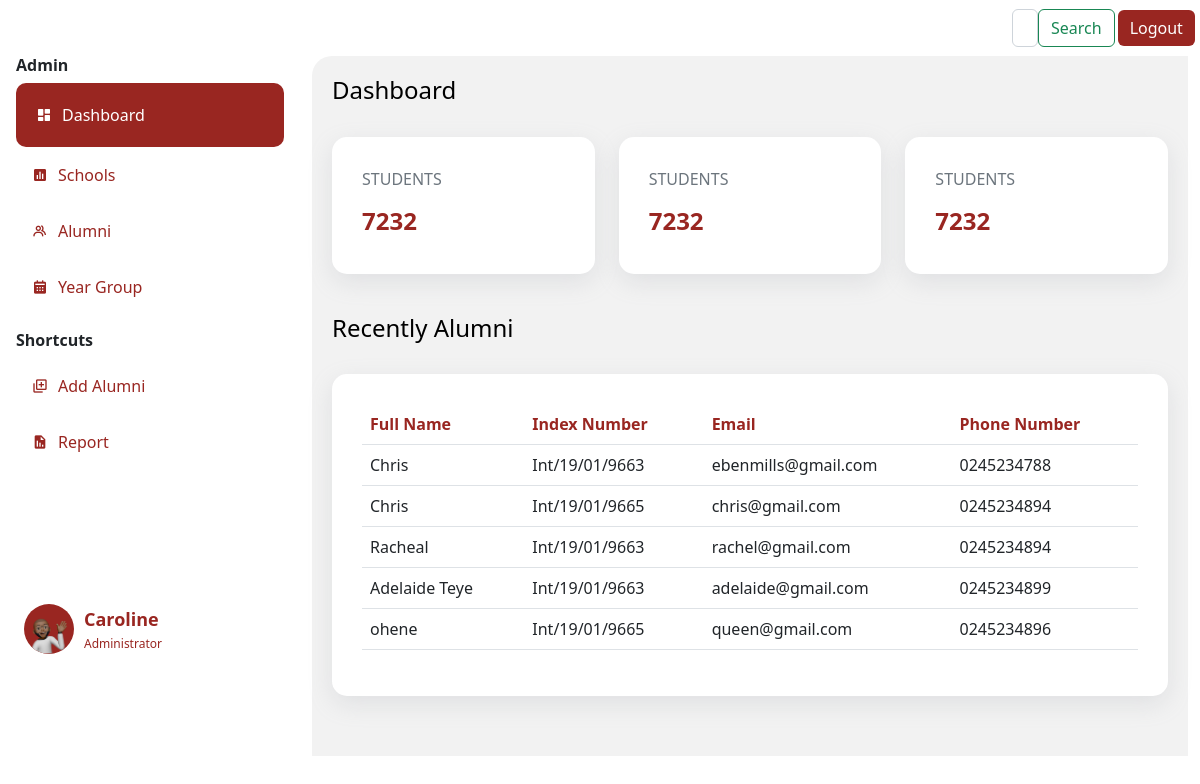
Before: /dashboard (signed in) with the older database file.
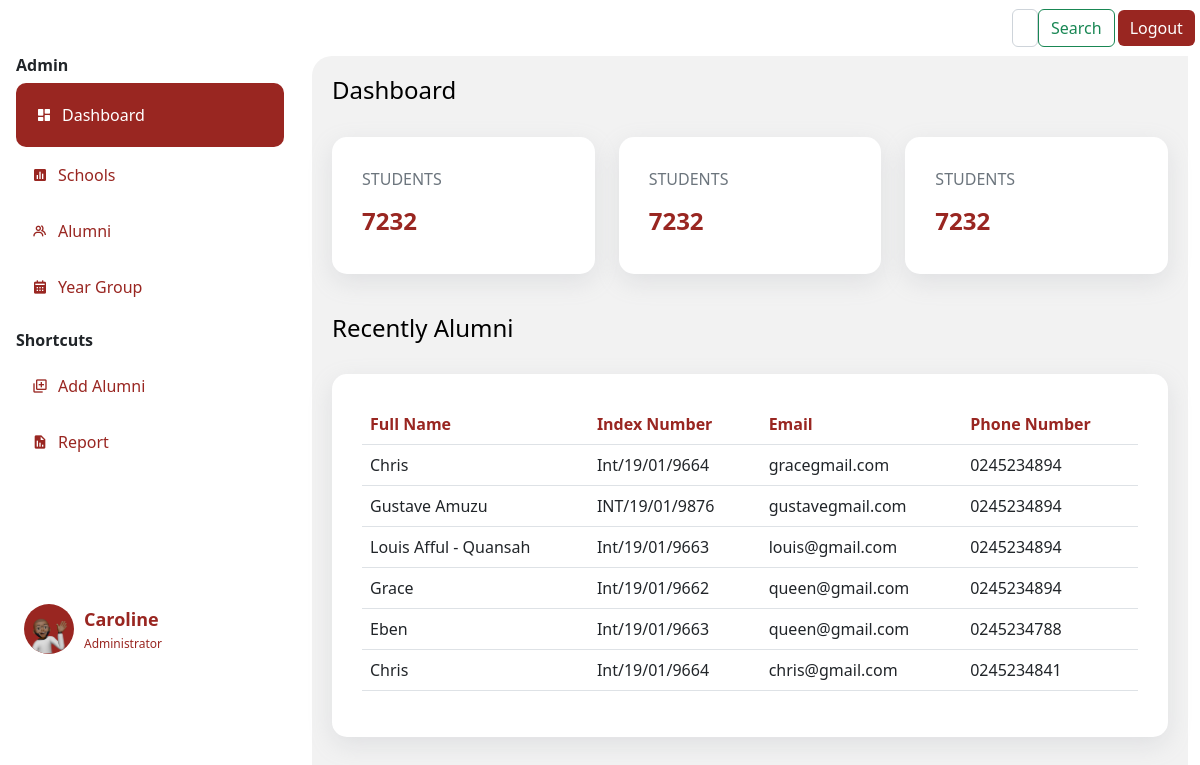
After: the same page with the newer database file.
### app.py (models this page shows)
class User(db.Model,UserMixin):
    id= db.Column(db.Integer, primary_key=True)
    fullname= db.Column(db.String()  )
    indexnumber= db.Column(db.Integer())
    gender= db.Column(db.String()    )
    school= db.Column(db.String()    )
    department= db.Column(db.String()    )
    program= db.Column(db.String()   )
    completed= db.Column(db.Integer()     )
    admitted= db.Column(db.Integer()  )
    email= db.Column(db.String()     )
    telephone= db.Column(db.String()     )
    hall= db.Column(db.String()  )
    nationality= db.Column(db.String()   )
    address= db.Column(db.String()   )
    work= db.Column(db.String()  )
    guardian= db.Column(db.String()  )
    kin= db.Column(db.String()   )
    relationship= db.Column(db.String()  )
    marital= db.Column(db.String()   )
    health= db.Column(db.String()    )
    extra= db.Column(db.String()     )
    image_file = db.Column(db.String(20))
    def __repr__(self):
        return f"User('{self.id}', {self.fullname}, {self.gender}'"

### app.py (the view)
@app.route('/dashboard')
@login_required
def dashboard():
    users=User.query.order_by(User.id.desc()).all()
    print(users)
    if current_user == None:
        flash("Welcome to the CentralAlumina " + current_user.email, "Success")
        flash(f"There was a problem")
    return render_template('dashboard.html', title='dashboard',users=users)
    eay

### forms.py
class Search(FlaskForm):
    searched = StringField('Searched', validators=[DataRequired()])
    submit = SubmitField('Search')

### app.py (called while the page is built)
@login_manager.user_loader
def load_user(user_id):
    return Person.query.get(int(user_id))

@app.context_processor
def base():
    form=Search()
    return dict(form=form)

### templates/dashboard.html (shortened to what this page needs)
{% extends 'layout.html' %}
{% block body %}
  <h4>Dashboard</h4>
  <br>
  <div class="row" style="justify-content: space-between;">
    <div class="col-md-4 ">
      <div class="dashboard-item" data-aos="fade-up">
        <p class="text-muted">STUDENTS</p>
        <h4 class="dashboard-item-text" ><b>7232</b></h4>
      </div>
    </div>
    <div class="col-md-4 ">
      <div class="dashboard-item" ->
        <p class="text-muted">STUDENTS</p>
        <h4 class="dashboard-item-text" ><b>7232</b></h4>
      </div>
    </div>
    <div class="col-md-4 ">
      <div class="dashboard-item" data-aos="fade-up" data-aos-delay="900">
        <p class="text-muted">STUDENTS</p>
        <h4 class="dashboard-item-text" ><b>7232</b></h4>
      </div>
    </div>
  </div>
  <h4>Recently Alumni</h4>
  <br>
  <div class="dashboard-item" data-aos="fade-up" data-aos-delay="1500">
    <table class="table" >
      <thead style="color: #992621;">
        <tr>
          <th scope="col">Full Name</th>
          <th scope="col">Index Number</th>
          <th scope="col">Email</th>
          <th scope="col">Phone Number</th>
        </tr>
      </thead>
      {%for user in users%}
      <tbody>
        <tr>
          <td>{{user.fullname}}</td>
          <td>{{user.indexnumber}}</td>
          <td>{{user.email}}</td>
          <td>{{user.telephone}}</td>
        </tr>
      </tbody>
      {% endfor %}
    </table>
  </div>
{% endblock body %}

Changed rows visible on the page:
added User: fullname "Chris", indexnumber "Int/19/01/9664", email "gracegmail.com", telephone "0245234894"
changed User: fullname "Chris" → "Gustave Amuzu"; indexnumber "Int/19/01/9663" → "INT/19/01/9876"; email "ebenmills@gmail.com" → "gustavegmail.com"; telephone "0245234788" → "0245234894"
changed User: fullname "Chris" → "Louis Afful - Quansah"; indexnumber "Int/19/01/9665" → "Int/19/01/9663"; email "chris@gmail.com" → "louis@gmail.com"
changed User: fullname "Racheal" → "Grace"; indexnumber "Int/19/01/9663" → "Int/19/01/9662"; email "rachel@gmail.com" → "queen@gmail.com"
changed User: fullname "Adelaide Teye" → "Eben"; email "adelaide@gmail.com" → "queen@gmail.com"; telephone "0245234899" → "0245234788"
changed User: fullname "ohene" → "Chris"; indexnumber "Int/19/01/9665" → "Int/19/01/9664"; email "queen@gmail.com" → "chris@gmail.com"; telephone "0245234896" → "0245234841"
